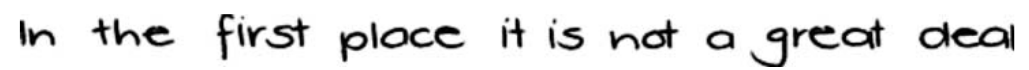
#> input picture blob3.png, 1029 x 70 px
$ python featureModule.py   (older library calls are emulated)
#> lines starting #> are read from the running program, lines starting #| are printed output that depends on the picture; after the words box and inside, x2 and y2 are one past the last pixel; in counts of white or black regions, pixels touching at a corner belong together; long printed decimals are rounded
import cv2
import numpy as np
from scipy import ndimage
from scipy.ndimage import label
import statistics


#******************************************************************************************** Gehad's Function ********************#
# This function take one line as grey scale image and returns CC features of this line
def connected_Component_features(img_gray):

    features = []  # connected_Component features of one line   <7 features>   5 finished , 2 remain

    ret, thresh = cv2.threshold(img_gray, 100, 255, cv2.THRESH_BINARY_INV)

    labeled_img, num_connected_comp = label(thresh)
    objs = ndimage.find_objects(labeled_img)

    # list of tuples(x1,y1,x2,y2) each tuple for one connected component
    coorinates_bounding_rec = []

    for i in range(0, len(objs)):
        #width_bounding_rec = (int(objs[i][1].stop) - 1) - (int(objs[i][1].start))
        height_bounding_rec = (int(objs[i][0].stop) - 1) - int(objs[i][0].start)
        if height_bounding_rec > 5:  # to exclude noise and points over letter
            coorinates_bounding_rec.append((int(objs[i][1].start), int(objs[i][0].stop) - 1, int(objs[i][1].stop) - 1, int(objs[i][0].start)))
            cv2.rectangle(thresh, (coorinates_bounding_rec[len(coorinates_bounding_rec) - 1][0],coorinates_bounding_rec[len(coorinates_bounding_rec) - 1][1]), (coorinates_bounding_rec[len(coorinates_bounding_rec) - 1][2],coorinates_bounding_rec[len(coorinates_bounding_rec) - 1][3]), (255, 255, 255), 1)

    #print(coorinates_bounding_rec)
    #print(len(coorinates_bounding_rec))

    # sort according to x1
    coorinates_bounding_rec.sort(key=lambda tup: tup[0])

    #print(coorinates_bounding_rec)
    #################################################### get feature1 #######################################################

    sum_diffDist_boundRec = 0.0
    for i in range(1, len(coorinates_bounding_rec)):
        if (coorinates_bounding_rec[i][0] - coorinates_bounding_rec[i - 1][2]) > 0:
            sum_diffDist_boundRec = sum_diffDist_boundRec + (coorinates_bounding_rec[i][0] - coorinates_bounding_rec[i - 1][2])

    if len(coorinates_bounding_rec) > 1:  # more than 1 CC (akid feh akter mn 1 bs bt check e7tyaty)
        sum_diffDist_boundRec = sum_diffDist_boundRec / ((len(coorinates_bounding_rec)) - 1)

    #print(sum_diffDist_boundRec)

    features.append(sum_diffDist_boundRec)  # get feature1

    ###################################################################################################################

    ################################## Clustering connected_comp into words  ########################################

    Words = []
    max_distance_words = 10  # max distance to consider CC in one word

    word = []
    word.append(0)
    for i in range(1, len(coorinates_bounding_rec)):
        if ((coorinates_bounding_rec[i][0] - coorinates_bounding_rec[i - 1][2]) < max_distance_words):
            word.append(i)
            # print(word)
        else:
            Words.append(word)
            word = []
            word.append(i)

    Words.append(word)
    #print(Words)
    ################################################################################################################

    #################################################### get feature2 #######################################################
    sum_diffDist_words = 0.0
    for i in range(1, len(Words)):
        index_bound_rec_SecondWord = Words[i][0]
        index_bound_rec_FirstWord = Words[i - 1][len(Words[i - 1]) - 1]
        sum_diffDist_words = sum_diffDist_words + ((coorinates_bounding_rec[index_bound_rec_SecondWord][0]) - (
        coorinates_bounding_rec[index_bound_rec_FirstWord][2]))

    if len(Words) > 1:
        sum_diffDist_words = sum_diffDist_words / ((len(Words)) - 1)

    features.append(sum_diffDist_words)  # get feature2
    #print(sum_diffDist_words)

    ################################################### get features 4,5,6 ##################################################
    ############## get width of each bounding_rec ########################

    width_bound_recS = []
    for i in range(0, len(coorinates_bounding_rec)):
        width_bound_rec = coorinates_bounding_rec[i][2] - coorinates_bounding_rec[i][0]
        width_bound_recS.append(width_bound_rec)
    #####################################################################

    med_width_bound_recS = statistics.median(width_bound_recS)
    features.append(med_width_bound_recS)  # get feature 4
    std_width_bound_recS = statistics.stdev(width_bound_recS)
    features.append(std_width_bound_recS)  # get feature 5
    mean_width_bound_recS = sum(width_bound_recS) / len(width_bound_recS)
    features.append(mean_width_bound_recS)  # get feature 6

    # [9 lines of commented-out code are left out]

    return features

#******************************************************************************************** Gehad's Function ********************#

# This function take one line as grey scale image and returns CC features of this line
def Enclosed_Regions_features(img_gray):

    features = []   #Enclosed_Regions features of one line   < 1 feature >  1 finished

    params = cv2.SimpleBlobDetector_Params()

    params.blobColor = 255
    # Filter by Area.
    params.filterByArea = True
    params.minArea = 1

    # Filter by Circularity
    params.filterByCircularity = True
    params.minCircularity = 0.1

    # Filter by Convexity
    params.filterByConvexity = True
    params.minConvexity = 0.87

    # Filter by Inertia
    params.filterByInertia = True
    params.minInertiaRatio = 0.01

    # Determine which openCV version were using
    if cv2.__version__.startswith('2.'):
        detector = cv2.SimpleBlobDetector(params)
    else:
        detector = cv2.SimpleBlobDetector_create(params)

    # Detect the blobs in the image
    keypoints = detector.detect(img_gray)

    # Draw detected keypoints as red circles
    imgKeyPoints = cv2.drawKeypoints(img_gray, keypoints, np.array([]), (0, 0, 255),cv2.DRAW_MATCHES_FLAGS_DRAW_RICH_KEYPOINTS)

    sum_sizesBlobs_line = 0.0
    for kp in keypoints:
        #print("(%d, %d) size=%.1f resp=%.1f" % (kp.pt[0], kp.pt[1], kp.size, kp.response))
        sum_sizesBlobs_line = sum_sizesBlobs_line + kp.size

    Avg_sum_sizesBlobs_line = sum_sizesBlobs_line / (len(keypoints))
    features.append(Avg_sum_sizesBlobs_line)
    # [7 lines of commented-out code are left out]
    return features
#**************************************************************************************************************************************#

def main():
    # Read the image you want connected components of
    img_gray = cv2.imread('blob3.png', cv2.IMREAD_GRAYSCALE)
#> img_gray is the input picture: shape (70, 1029); min 0, max 255, mean 228.8
    CC_features=connected_Component_features(img_gray)
#> in connected_Component_features, `ret, thresh = cv2.threshold(img_gray, 100, 255, cv2.THRESH_BINARY_INV)`:
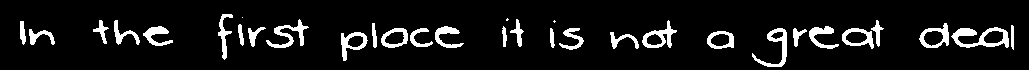
#> thresh: shape (70, 1029); 8.7% white; 32 white regions (3 under 20 px), largest, box (x1, y1, x2, y2) and area: (951, 27, 1009, 48) 555, (266, 19, 309, 48) 394, (752, 28, 787, 67) 393
#> in connected_Component_features, `labeled_img, num_connected_comp = label(thresh)`:
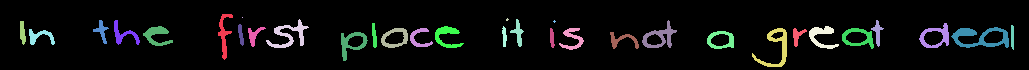
#> labeled_img: shape (70, 1029) int32; 33 distinct labels, from 0 to 32; one colour per label, 0 black
#> in connected_Component_features, `labeled_img, num_connected_comp = label(thresh)`: num_connected_comp = 32
#> in connected_Component_features, `objs = ndimage.find_objects(labeled_img)`: objs = 32 items
#> the loop in connected_Component_features, `for i in range(0, len(objs)):` made 32 passes
#> height_bounding_rec on passes 1 to 12: 45, 0, 2, 28, 27, 23, 24, 2, 27, 26, 23, 24
#> after the loop in connected_Component_features, `for i in range(0, len(objs)):`:
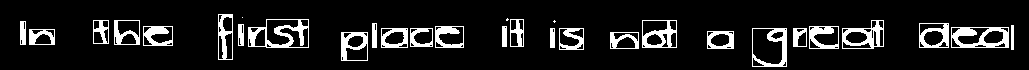
#> thresh: shape (70, 1029); 11.4% white; 30 white regions (3 under 20 px), largest, box (x1, y1, x2, y2) and area: (248, 19, 309, 48) 712, (951, 27, 1009, 48) 689, (842, 20, 884, 49) 538
#> after the loop in connected_Component_features, `for i in range(0, len(objs)):`: coorinates_bounding_rec = 29 items, first 6: (218, 59, 232, 14), (266, 47, 308, 19), (510, 46, 523, 19), (93, 43, 108, 20), (114, 44, 139, 20), (642, 47, 676, 20)
#> the loop in connected_Component_features, `for i in range(1, len(coorinates_bounding_rec)):` made 28 passes
#> sum_diffDist_boundRec on passes 1 to 12: 4, 43, 49, 53, 99, 105, 110, 111, 144, 149, 154, 157
#> after the loop in connected_Component_features, `for i in range(1, len(coorinates_bounding_rec)):`: sum_diffDist_boundRec = 372
#> in connected_Component_features, `sum_diffDist_boundRec = sum_diffDist_boundRec / ((len(coorinates_bound..`: sum_diffDist_boundRec = 13.29
#> the loop in connected_Component_features, `for i in range(1, len(coorinates_bounding_rec)):` made 28 passes
#> after the loop in connected_Component_features, `for i in range(1, len(coorinates_bounding_rec)):`: Words = [[0, 1], [2, 3, 4], [5, 6, 7, 8], [9, 10, 11, 12, 13], [14, 15], [16, 17], [18, 19], [20], [21, 22, 23, 24, 25]]
#> the loop in connected_Component_features, `for i in range(1, len(Words)):` made 9 passes
#> (index_bound_rec_SecondWord, index_bound_rec_FirstWord, sum_diffDist_words) on passes 1 to 9: (2, 1, 39), (5, 4, 85), (9, 8, 118), (14, 13, 157), (16, 15, 184), (18, 17, 211), (20, 19, 242), (21, 20, 261), (26, 25, 297)
#> after the loop in connected_Component_features, `for i in range(1, len(Words)):`: sum_diffDist_words = 297
#> in connected_Component_features, `sum_diffDist_words = sum_diffDist_words / ((len(Words)) - 1)`: sum_diffDist_words = 33
#> the loop in connected_Component_features, `for i in range(0, len(coorinates_bounding_rec)):` made 29 passes
#> width_bound_rec on passes 1 to 12: 5, 25, 15, 25, 29, 14, 5, 17, 42, 26, 4, 26
#> after the loop in connected_Component_features, `for i in range(0, len(coorinates_bounding_rec)):`: width_bound_recS = 29 values, max 57 at index 27, min 2 at index 28, mean 21.48
#> in connected_Component_features, `med_width_bound_recS = statistics.median(width_bound_recS)`: med_width_bound_recS = 25
#> in connected_Component_features, `std_width_bound_recS = statistics.stdev(width_bound_recS)`: std_width_bound_recS = 12.85
#> in connected_Component_features, `mean_width_bound_recS = sum(width_bound_recS) / len(width_bound_recS)`: mean_width_bound_recS = 21.48
#> CC_features = [13.29, 33, 25, 12.85, 21.48]
    print(CC_features)
#| [13.286, 33.0, 25, 12.853, 21.483]
    ER__features=Enclosed_Regions_features(img_gray)
#> in Enclosed_Regions_features, `keypoints = detector.detect(img_gray)`: keypoints = 8 keypoints; (x, y, size): (933, 37, 15.7), (720, 40, 15.7), (395, 38, 14.8), (856, 37, 14.3), (993, 37, 14), (355, 41, 11.3), (654, 40, 11.2), (777, 35, 7.1)
#> the loop in Enclosed_Regions_features, `for kp in keypoints: #print("(%d, %d) size=%.1f resp=%.1f" % (kp.pt[0]..` made 8 passes
#> (kp, sum_sizesBlobs_line) on passes 1 to 8: (keypoint at (355.3, 40.9), size 11.3, 11.28), (keypoint at (653.6, 39.5), size 11.2, 22.49), (keypoint at (720.3, 39.7), size 15.7, 38.2), (keypoint at (856.5, 37), size 14.3, 52.51), (keypoint at (777.1, 34.7), size 7.1, 59.59), (keypoint at (394.5, 37.7), size 14.8, 74.4), (keypoint at (993.5, 36.7), size 14, 88.38), (keypoint at (933.5, 37.2), size 15.7, 104.1)
#> after the loop in Enclosed_Regions_features, `for kp in keypoints:`: sum_sizesBlobs_line = 104.1
#> in Enclosed_Regions_features, `Avg_sum_sizesBlobs_line = sum_sizesBlobs_line / (len(keypoints))`: Avg_sum_sizesBlobs_line = 13.01
#> ER__features = [13.01]
    print(ER__features)
#| [13.014]

if __name__ == "__main__":
    main()
